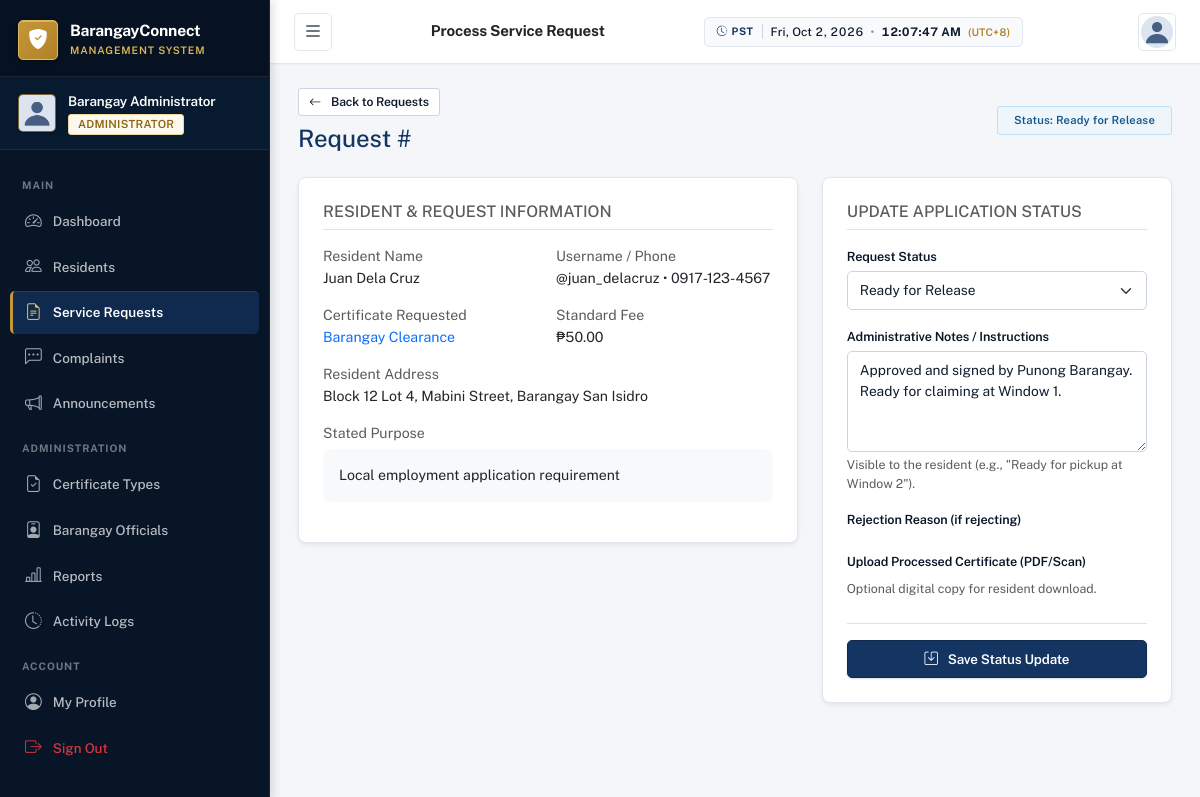
The app's page /certificates/admin/1/review/ (signed in) with its own data.
### accounts/models.py (models this page shows, shortened)
class CustomUser(AbstractUser):
    ROLE_CHOICES = [
        ('admin', 'Administrator'),
        ('resident', 'Resident'),
    ]
    GENDER_CHOICES = [
        ('male', 'Male'),
        ('female', 'Female'),
        ('other', 'Other'),
    ]
    CIVIL_STATUS_CHOICES = [
        ('single', 'Single'),
        ('married', 'Married'),
        ('widowed', 'Widowed'),
        ('separated', 'Separated'),
        ('divorced', 'Divorced'),
    ]
    ACCOUNT_STATUS_CHOICES = [
        ('pending', 'Pending'),
        ('active', 'Active'),
        ('inactive', 'Inactive'),
        ('rejected', 'Rejected'),
    ]
    role = models.CharField(max_length=10, choices=ROLE_CHOICES, default='resident')
    account_status = models.CharField(max_length=10, choices=ACCOUNT_STATUS_CHOICES, default='pending')
    profile_picture = models.ImageField(upload_to='profile_pictures/', null=True, blank=True)
    phone = models.CharField(max_length=20, blank=True)
    date_of_birth = models.DateField(null=True, blank=True)
    gender = models.CharField(max_length=10, choices=GENDER_CHOICES, blank=True)
    civil_status = models.CharField(max_length=15, choices=CIVIL_STATUS_CHOICES, blank=True)
    address = models.TextField(blank=True)
    barangay = models.CharField(max_length=100, blank=True, default='Barangay San Jose')
    valid_id = models.FileField(upload_to='valid_ids/', null=True, blank=True)
    created_at = models.DateTimeField(auto_now_add=True)
    updated_at = models.DateTimeField(auto_now=True)
    def is_admin(self):
        return self.role == 'admin'
    @property
    def profile_picture_url(self):
        if self.profile_picture:
            return self.profile_picture.url
        return '/static/images/default_avatar.png'

### certificates/models.py (models this page shows, shortened)
class CertificateRequest(models.Model):
    STATUS_CHOICES = [
        ('pending', 'Pending'),
        ('under_review', 'Under Review'),
        ('approved', 'Approved'),
        ('ready', 'Ready for Release'),
        ('completed', 'Completed'),
        ('rejected', 'Rejected'),
    ]
    resident = models.ForeignKey(settings.AUTH_USER_MODEL, on_delete=models.CASCADE, related_name='certificate_requests')
    certificate_type = models.ForeignKey(CertificateType, on_delete=models.PROTECT)
    purpose = models.CharField(max_length=255)
    copies = models.PositiveIntegerField(default=1)
    additional_info = models.TextField(blank=True)
    preferred_release_date = models.DateField(null=True, blank=True)
    supporting_document = models.FileField(upload_to='certificate_docs/', null=True, blank=True)
    status = models.CharField(max_length=15, choices=STATUS_CHOICES, default='pending')
    remarks = models.TextField(blank=True, help_text='Admin remarks')
    approved_document = models.FileField(upload_to='approved_certs/', null=True, blank=True)
    processed_by = models.ForeignKey(
        settings.AUTH_USER_MODEL, on_delete=models.SET_NULL, null=True, blank=True, related_name='processed_certificates'
    )
    created_at = models.DateTimeField(auto_now_add=True)
    updated_at = models.DateTimeField(auto_now=True)
    class Meta:
        ordering = ['-created_at']

class CertificateType(models.Model):
    name = models.CharField(max_length=150)
    description = models.TextField(blank=True)
    requirements = models.TextField(blank=True, help_text='List of required documents')
    fee = models.DecimalField(max_digits=8, decimal_places=2, default=0)
    processing_days = models.PositiveIntegerField(default=3)
    is_active = models.BooleanField(default=True)
    created_at = models.DateTimeField(auto_now_add=True)
    class Meta:
        ordering = ['name']

### certificates/views.py (the view)
# urls.py: path('admin/<int:pk>/', views.admin_request_detail, name='admin_detail'),
@admin_required
def admin_request_detail(request, pk):
    cert_request = get_object_or_404(CertificateRequest, pk=pk)
    if request.method == 'POST':
        form = AdminCertificateStatusForm(request.POST, request.FILES, instance=cert_request)
        if form.is_valid():
            old_status = cert_request.status
            updated = form.save(commit=False)
            updated.processed_by = request.user
            updated.save()
            if old_status != updated.status:
                create_notification(
                    recipient=cert_request.resident,
                    title='Certificate Request Update',
                    message=f'Your request for {cert_request.certificate_type.name} is now: {updated.get_status_display()}',
                    notification_type='certificate'
                )
            log_activity(request.user, 'Update Certificate Request', f'Updated request #{pk} to {updated.status}', request)
            messages.success(request, 'Request updated successfully.')
            return redirect('certificates:admin_detail', pk=pk)
    else:
        form = AdminCertificateStatusForm(instance=cert_request)
    return render(request, 'certificates/admin/detail.html', {'cert_request': cert_request, 'form': form})

### certificates/forms.py
class AdminCertificateStatusForm(forms.ModelForm):
    class Meta:
        model = CertificateRequest
        fields = ['status', 'remarks', 'approved_document']
        widgets = {
            'status': forms.Select(attrs={'class': 'form-select'}),
            'remarks': forms.Textarea(attrs={'class': 'form-control', 'rows': 4}),
            'approved_document': forms.FileInput(attrs={'class': 'form-control', 'accept': 'image/*,.pdf'}),
        }

### accounts/views.py (called while the page is built)
def admin_required(view_func):
    from functools import wraps
    @wraps(view_func)
    def wrapper(request, *args, **kwargs):
        if not request.user.is_authenticated:
            return redirect('accounts:login')
        if not request.user.is_admin():
            return render(request, 'errors/403.html', status=403)
        return view_func(request, *args, **kwargs)
    return wrapper

### notifications/context_processors.py (called while the page is built)
def notifications_processor(request):
    if request.user.is_authenticated:
        unread_count = Notification.objects.filter(recipient=request.user, is_read=False).count()
        recent_notifications = Notification.objects.filter(recipient=request.user).order_by('-created_at')[:5]
        return {
            'unread_notifications_count': unread_count,
            'recent_notifications': recent_notifications,
        }
    return {'unread_notifications_count': 0, 'recent_notifications': []}

### templates/certificates/admin/detail.html (shortened to what this page needs)
<!DOCTYPE html>
<html lang="en">
<head>
    {% load static %}
    <link href="https://cdn.jsdelivr.net/npm/bootstrap@5.3.2/dist/css/bootstrap.min.css" rel="stylesheet">
    <link href="https://cdn.jsdelivr.net/npm/bootstrap-icons@1.11.3/font/bootstrap-icons.min.css" rel="stylesheet">
    <link href="{% static 'css/style.css' %}" rel="stylesheet">
</head>
<body>
    <div class="toast-container position-fixed top-0 end-0 p-3" style="z-index: 1100;">
    </div>
    <nav id="sidebar" class="sidebar">
        <div class="sidebar-header">
            <div class="brand-logo">
                <div class="logo-icon"><i class="bi bi-shield-fill-check"></i></div>
                <div class="brand-text">
                    <span class="brand-name">BarangayConnect</span>
                    <span class="brand-sub">Management System</span>
                </div>
            </div>
        </div>
        <div class="sidebar-user">
            <img src="{{ user.profile_picture_url }}" alt="Profile" class="sidebar-avatar">
            <div class="sidebar-user-info">
                <span class="sidebar-user-name">{{ user.get_full_name|default:user.username }}</span>
                <span class="sidebar-user-role badge badge-admin">Administrator</span>
            </div>
        </div>
        <div class="sidebar-nav">
            <div class="nav-section-label">Main</div>
            <a href="{% url 'dashboard:admin_dashboard' %}" class="nav-link"><i class="bi bi-speedometer2"></i><span>Dashboard</span></a>
            <a href="{% url 'accounts:admin_residents_list' %}" class="nav-link"><i class="bi bi-people"></i><span>Residents</span></a>
            <a href="{% url 'certificates:admin_request_list' %}" class="nav-link active"><i class="bi bi-file-earmark-text"></i><span>Service Requests</span></a>
            <a href="{% url 'complaints:admin_complaint_list' %}" class="nav-link"><i class="bi bi-chat-left-dots"></i><span>Complaints</span></a>
            <a href="{% url 'announcements:admin_list' %}" class="nav-link"><i class="bi bi-megaphone"></i><span>Announcements</span></a>
            <div class="nav-section-label">Administration</div>
            <a href="{% url 'certificates:admin_type_list' %}" class="nav-link"><i class="bi bi-file-earmark-check"></i><span>Certificate Types</span></a>
            <a href="{% url 'accounts:admin_officials_list' %}" class="nav-link"><i class="bi bi-person-badge"></i><span>Barangay Officials</span></a>
            <a href="{% url 'reports:dashboard' %}" class="nav-link"><i class="bi bi-bar-chart-line"></i><span>Reports</span></a>
            <a href="{% url 'audit:log_list' %}" class="nav-link"><i class="bi bi-clock-history"></i><span>Activity Logs</span></a>
            <div class="nav-section-label">Account</div>
            <a href="{% url 'accounts:profile' %}" class="nav-link"><i class="bi bi-person-circle"></i><span>My Profile</span></a>
            <a href="{% url 'accounts:logout' %}" class="nav-link text-danger"><i class="bi bi-box-arrow-right"></i><span>Sign Out</span></a>
        </div>
    </nav>
    <header class="topbar">
        <button class="btn btn-icon sidebar-toggle" id="sidebarToggle"><i class="bi bi-list fs-5"></i></button>
        <div class="topbar-title"><h6 class="mb-0 fw-600 text-dark">Process Service Request</h6></div>
        <div class="topbar-actions">
            <div class="dropdown">
                <button class="btn btn-icon" data-bs-toggle="dropdown"><img src="{{ user.profile_picture_url }}" class="rounded-circle" style="width: 32px; height: 32px; object-fit: cover;"></button>
            </div>
        </div>
    </header>
    <main class="main-content">
        <div class="d-flex justify-content-between align-items-center mb-4">
            <div>
                <a href="{% url 'certificates:admin_request_list' %}" class="btn btn-outline-secondary btn-sm mb-2">
                    <i class="bi bi-arrow-left me-1"></i>Back to Requests
                </a>
                <h4 class="fw-700 mb-0" style="color: var(--primary);">
                    Request #{{ cert_request.tracking_number }}
                </h4>
            </div>
            <div>
                <span class="badge bg-{% if cert_request.status == 'pending' %}warning text-dark{% elif cert_request.status == 'approved' %}info text-dark{% elif cert_request.status == 'ready' %}primary{% elif cert_request.status == 'completed' %}success{% else %}danger{% endif %} fs-sm px-3 py-2">
                    Status: {{ cert_request.get_status_display }}
                </span>
            </div>
        </div>
        <div class="row g-4">
            <div class="col-lg-7">
                <div class="card border-0 shadow-sm rounded-3 p-4 mb-4">
                    <h6 class="fw-700 text-uppercase text-muted fs-xs border-bottom pb-2 mb-3">Resident & Request Information</h6>
                    <div class="row g-3 fs-sm mb-3">
                        <div class="col-sm-6">
                            <span class="text-muted d-block fs-xs">Resident Name</span>
                            <span class="fw-600">
                                <a href="{% url 'accounts:admin_resident_detail' cert_request.resident.pk %}" class="text-dark text-decoration-none">
                                    {{ cert_request.resident.get_full_name|default:cert_request.resident.username }}
                                </a>
                            </span>
                        </div>
                        <div class="col-sm-6">
                            <span class="text-muted d-block fs-xs">Username / Phone</span>
                            <span class="fw-500">@{{ cert_request.resident.username }} &bull; {{ cert_request.resident.phone|default:"N/A" }}</span>
                        </div>
                        <div class="col-sm-6">
                            <span class="text-muted d-block fs-xs">Certificate Requested</span>
                            <span class="fw-600 text-primary">{{ cert_request.certificate_type.name }}</span>
                        </div>
                        <div class="col-sm-6">
                            <span class="text-muted d-block fs-xs">Standard Fee</span>
                            <span class="fw-600">₱{{ cert_request.certificate_type.fee }}</span>
                        </div>
                        <div class="col-12">
                            <span class="text-muted d-block fs-xs">Resident Address</span>
                            <span class="fw-500">{{ cert_request.resident.address|default:"Not specified" }}</span>
                        </div>
                        <div class="col-12">
                            <span class="text-muted d-block fs-xs">Stated Purpose</span>
                            <div class="p-3 bg-light rounded-3 mt-1">{{ cert_request.purpose }}</div>
                        </div>
                    </div>
                </div>
            </div>
            <div class="col-lg-5">
                <div class="card border-0 shadow-sm rounded-3 p-4">
                    <h6 class="fw-700 text-uppercase text-muted fs-xs border-bottom pb-2 mb-3">Update Application Status</h6>
                    <form method="post" enctype="multipart/form-data" novalidate>
                        <div class="mb-3">
                            <label class="form-label fs-sm fw-600">Request Status</label>
                            {{ form.status }}
                        </div>
                        <div class="mb-3">
                            <label class="form-label fs-sm fw-600">Administrative Notes / Instructions</label>
                            {{ form.remarks }}
                            <small class="text-muted fs-xs d-block mt-1">Visible to the resident (e.g., "Ready for pickup at Window 2").</small>
                        </div>
                        <div class="mb-3">
                            <label class="form-label fs-sm fw-600">Rejection Reason (if rejecting)</label>
                        </div>
                        <div class="mb-4">
                            <label class="form-label fs-sm fw-600">Upload Processed Certificate (PDF/Scan)</label>
                            <small class="text-muted fs-xs d-block mt-1">Optional digital copy for resident download.</small>
                        </div>
                        <div class="d-flex justify-content-end gap-2 pt-3 border-top">
                            <button type="submit" class="btn btn-primary w-100 py-2 fw-600">
                                <i class="bi bi-save me-1"></i>Save Status Update
                            </button>
                        </div>
                    </form>
                </div>
            </div>
        </div>
    </main>
</body>
</html>

### records on screen
CustomUser: get_full_name "Barangay Administrator"
CertificateRequest: status "Ready for Release", resident.get_full_name "Juan Dela Cruz", resident.username "juan_delacruz", resident.phone "0917-123-4567", certificate_type.name "Barangay Clearance", certificate_type.fee "50.00", resident.address "Block 12 Lot 4, Mabini Street, Barangay San Isidro", purpose "Local employment application requirement", remarks "Approved and signed by Punong Barangay. Ready for claiming at Window 1."
